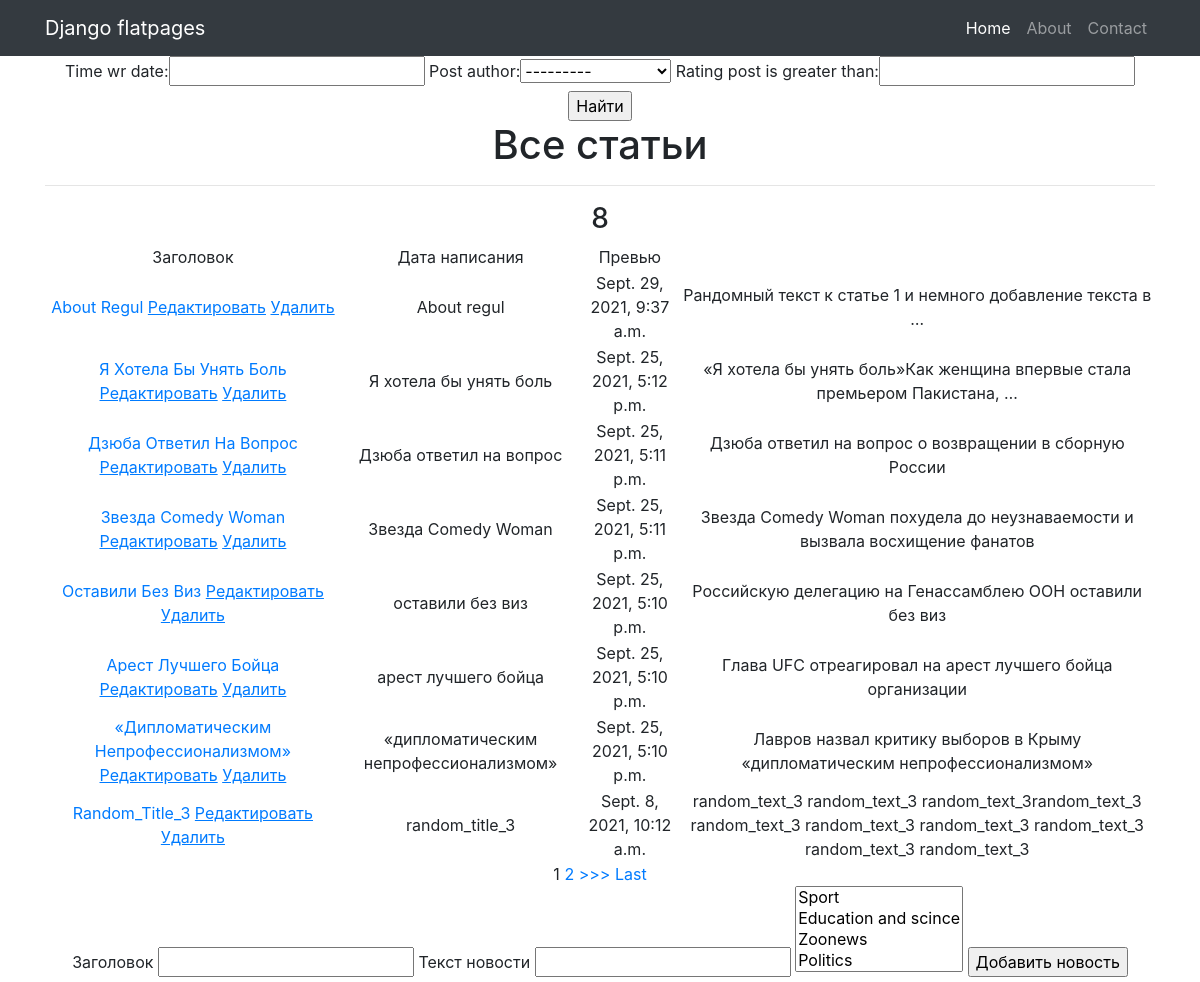
Page /postlist/ on the committed database.
### Newapp/models.py (models this page shows, shortened)
class Post(models.Model):
    news = 'NW'
    article = 'AR'
    FieldChoise = [
        (article, 'статья'),
        (news, 'новость')
    ]
    post_author = models.ForeignKey(Author, on_delete=models.CASCADE, null=True)
    time_wr = models.DateTimeField(auto_now_add=True)
    post_category = models.ManyToManyField(Category, through='PostCategory')
    title = models.CharField(max_length=64)
    post_text = models.TextField()
    field_choise = models.CharField(max_length=2,
                                    choices=FieldChoise,
                                    default=article)
    rating_post = models.FloatField(default=0.0)

### Newapp/views.py (the view, shortened to what this page needs)
# urls.py: path('', PostView.as_view()),
class PostView(ListView):
    model = Post
    template_name = 'postlist.html'
    context_object_name = 'postlist'
    ordering = ['-id']
    paginate_by = 8
    def get_filter(self):
        return PostFilter(self.request.GET, queryset=super().get_queryset())
    def get_queryset(self):
        return self.get_filter().qs
    def get_context_data(self, *args, **kwargs):
        context = super().get_context_data(*args, **kwargs)
        context['categories'] = Category.objects.all()
        context['filter'] = self.get_filter()
        return context

### Newapp/templatetags/my_filters.py (called while the page is built)
@register.filter(name='censor')
def censor(value):
    text = value.split()
    for word in text:
        if word.lower() in CENSORED:
            value = value.replace(word, '****')
    return value

### templates/postlist.html (shortened to what this page needs)
{% extends 'flatpages/default.html' %}
{% load my_filters %}
{% block content %}
<form method="GET">
    {{ filter.form }}
    <input type="submit" value="Найти">
</form>
    <h1>Все статьи</h1>
    <hr>
    <h3> {{postlist|length}} </h3>
    {% if postlist %}
        <table>
            <tr>
                <td>
                    Заголовок
                </td>
                <td>
                    Дата написания
                </td>
                <td>
                    Превью
                </td>
            </tr>
                {%for post in postlist%}
            <tr>
                <td>
            <a href="{% url 'post_detail' post.id %}">{{ post.title|title }}</a>
            <a href="{% url 'post_update' post.id %}"><u>Редактировать</u></a>
            <a href="{% url 'post_delete' post.id %}"><u> Удалить </u></a>
        </td>
                <td>
                    {{ post.title}}
                </td>
                <td>
                    {{ post.time_wr}}
                </td>
                <td>
                    {{ post.post_text|truncatewords:10|censor }}
                </td>
            </tr>
            {%endfor%}
        </table>
    {% else %}
        <h2>Постов нет!</h2>
    {% endif %}
{% if is_paginated %}
    {% for num in page_obj.paginator.page_range %}
        {% if page_obj.number == num %}
            <a>{{ num }}</a>
        {% elif num > page_obj.number|add:'-3' and num < page_obj.number|add:'3' %}
            <a href="?page={{ num }}">{{ num }}</a>
        {% endif %}
    {% endfor %}
    {% if page_obj.has_next %}
        <a href="?page={{ page_obj.next_page_number }}">>>></a>
        <a href="?page={{ page_obj.paginator.num_pages }}">Last</a>
    {% endif %}
{% endif %}
<form method="POST">
    <label for="post.title">Заголовок</label>
    <input name="title" type="text">
    <label for="post.post_text">Текст новости</label>
    <input name="post_text" type="text">
    <select name="category" size="4">
      {% for category in categories %}
        <option value="{{ category.id }}">
        </option>
      {% endfor %}
    </select>
    <input type="submit" value="Добавить новость">
</form>
{% endblock content %}

### templates/flatpages/default.html (shortened to what this page needs)
{% load static %}
<!DOCTYPE html>
<html lang="en">
<head>
  <link href="{% static 'vendor/bootstrap/css/bootstrap.min.css' %}" rel="stylesheet">
</head>
<body>
  <nav class="navbar navbar-expand-lg navbar-dark bg-dark static-top">
    <div class="container">
      <a class="navbar-brand" href="#">Django flatpages</a>
      <div class="collapse navbar-collapse" id="navbarResponsive">
        <ul class="navbar-nav ml-auto">
          <li class="nav-item active">
            <a class="nav-link" href="#">Home
            </a>
          </li>
          <li class="nav-item">
            <a class="nav-link" href="/about/">About</a>
          </li>
          <li class="nav-item">
            <a class="nav-link" href="/contacts/">Contact</a>
          </li>
        </ul>
      </div>
    </div>
  </nav>
  <div class="container">
    <div class="row">
      <div class="col-lg-12 text-center">
       {% block content %}{% endblock content %}
      </div>
    </div>
  </div>
</body>
</html>

### rows in the picture
Post: title "About Regul", title "About regul", time_wr "Sept. 29, 2021, 9:37 a.m.", post_text|censor "Рандомный текст к статье 1 и немного добавление текста в …"
Post: title "Я Хотела Бы Унять Боль", title "Я хотела бы унять боль", time_wr "Sept. 25, 2021, 5:12 p.m.", post_text|censor "«Я хотела бы унять боль»Как женщина впервые стала премьером Пакистана, …"
Post: title "Дзюба Ответил На Вопрос", title "Дзюба ответил на вопрос", time_wr "Sept. 25, 2021, 5:11 p.m.", post_text|censor "Дзюба ответил на вопрос о возвращении в сборную России"
Post: title "Звезда Comedy Woman", time_wr "Sept. 25, 2021, 5:11 p.m.", post_text|censor "Звезда Comedy Woman похудела до неузнаваемости и вызвала восхищение фанатов"
Post: title "Оставили Без Виз", title "оставили без виз", time_wr "Sept. 25, 2021, 5:10 p.m.", post_text|censor "Российскую делегацию на Генассамблею ООН оставили без виз"
Post: title "Арест Лучшего Бойца", title "арест лучшего бойца", time_wr "Sept. 25, 2021, 5:10 p.m.", post_text|censor "Глава UFC отреагировал на арест лучшего бойца организации"
Post: title "«Дипломатическим Непрофессионализмом»", title "«дипломатическим непрофессионализмом»", time_wr "Sept. 25, 2021, 5:10 p.m.", post_text|censor "Лавров назвал критику выборов в Крыму «дипломатическим непрофессионализмом»"
Post: title "Random_Title_3", title "random_title_3", time_wr "Sept. 8, 2021, 10:12 a.m.", post_text|censor "random_text_3 random_text_3 random_text_3random_text_3 random_text_3 random_text_3 random_text_3 random_text_3 random_text_3 random_text_3"

### other values in the picture
{{ postlist|length }} "8"
{{ num }} "1"
{{ num }} "2"
